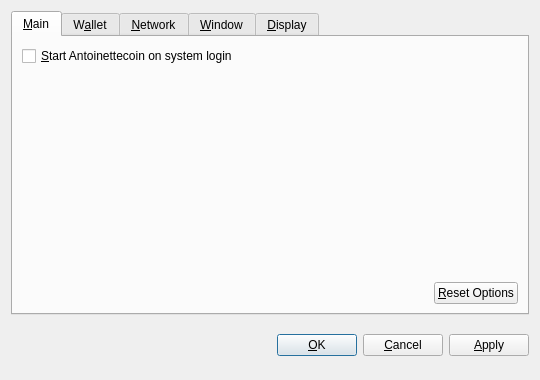
<?xml version="1.0" encoding="UTF-8"?>
<ui version="4.0">
 <class>OptionsDialog</class>
 <widget class="QDialog" name="OptionsDialog">
  <property name="geometry">
   <rect>
    <x>0</x>
    <y>0</y>
    <width>540</width>
    <height>380</height>
   </rect>
  </property>
  <property name="windowTitle">
   <string>Options</string>
  </property>
  <property name="modal">
   <bool>true</bool>
  </property>
  <layout class="QVBoxLayout" name="verticalLayout">
   <item>
    <widget class="QTabWidget" name="tabWidget">
     <property name="tabPosition">
      <enum>QTabWidget::North</enum>
     </property>
     <property name="currentIndex">
      <number>0</number>
     </property>
     <widget class="QWidget" name="tabMain">
      <attribute name="title">
       <string>&amp;Main</string>
      </attribute>
      <layout class="QVBoxLayout" name="verticalLayout_Main">
       <item>
        <widget class="QCheckBox" name="bitcoinAtStartup">
         <property name="toolTip">
          <string>Automatically start Antoinettecoin after logging in to the system.</string>
         </property>
         <property name="text">
          <string>&amp;Start Antoinettecoin on system login</string>
         </property>
        </widget>
       </item>
       <item>
        <spacer name="verticalSpacer_Main">
         <property name="orientation">
          <enum>Qt::Vertical</enum>
         </property>
         <property name="sizeHint" stdset="0">
          <size>
           <width>20</width>
           <height>40</height>
          </size>
         </property>
        </spacer>
       </item>
       <item>
        <layout class="QHBoxLayout" name="horizontalLayout_2_Main">
         <item>
          <spacer name="horizontalSpacer_2_Main">
           <property name="orientation">
            <enum>Qt::Horizontal</enum>
           </property>
           <property name="sizeHint" stdset="0">
            <size>
             <width>40</width>
             <height>20</height>
            </size>
           </property>
          </spacer>
         </item>
         <item>
          <widget class="QPushButton" name="resetButton">
           <property name="toolTip">
            <string>Reset all client options to default.</string>
           </property>
           <property name="text">
            <string>&amp;Reset Options</string>
           </property>
           <property name="autoDefault">
            <bool>false</bool>
           </property>
          </widget>
         </item>
        </layout>
       </item>
      </layout>
     </widget>
     <widget class="QWidget" name="tabWallet">
      <attribute name="title">
       <string>W&amp;allet</string>
      </attribute>
      <layout class="QVBoxLayout" name="verticalLayout_Network">
       <item>
        <widget class="QLabel" name="transactionFeeInfoLabel">
         <property name="text">
          <string>Optional transaction fee per kB that helps make sure your transactions are processed quickly. Most transactions are 1 kB.</string>
         </property>
         <property name="textFormat">
          <enum>Qt::PlainText</enum>
         </property>
         <property name="wordWrap">
          <bool>true</bool>
         </property>
        </widget>
       </item>
       <item>
        <layout class="QHBoxLayout" name="horizontalLayout_1_Main">
         <item>
          <widget class="QLabel" name="transactionFeeLabel">
           <property name="text">
            <string>Pay transaction &amp;fee</string>
           </property>
           <property name="textFormat">
            <enum>Qt::PlainText</enum>
           </property>
           <property name="buddy">
            <cstring>transactionFee</cstring>
           </property>
          </widget>
         </item>
         <item>
          <widget class="BitcoinAmountField" name="transactionFee"/>
         </item>
         <item>
          <spacer name="horizontalSpacer_1_Main">
           <property name="orientation">
            <enum>Qt::Horizontal</enum>
           </property>
           <property name="sizeHint" stdset="0">
            <size>
             <width>40</width>
             <height>20</height>
            </size>
           </property>
          </spacer>
         </item>
        </layout>
       </item>
       <item>
        <widget class="QLabel" name="label">
         <property name="text">
          <string>If you disable the spending of unconfirmed change, the change from a transaction cannot be used until that transaction has at least one confirmation. This also affects how your balance is computed.</string>
         </property>
         <property name="wordWrap">
          <bool>true</bool>
         </property>
        </widget>
       </item>
       <item>
        <widget class="QCheckBox" name="spendZeroConfChange">
         <property name="text">
          <string>Spend unconfirmed change  (experts only)</string>
         </property>
        </widget>
       </item>
       <item>
        <spacer name="verticalSpacer">
         <property name="orientation">
          <enum>Qt::Vertical</enum>
         </property>
         <property name="sizeHint" stdset="0">
          <size>
           <width>20</width>
           <height>40</height>
          </size>
         </property>
        </spacer>
       </item>
      </layout>
     </widget>
     <widget class="QWidget" name="tabNetwork">
      <attribute name="title">
       <string>&amp;Network</string>
      </attribute>
      <layout class="QVBoxLayout" name="verticalLayout_Network">
       <item>
        <widget class="QCheckBox" name="mapPortUpnp">
         <property name="toolTip">
          <string>Automatically open the Antoinettecoin client port on the router. This only works when your router supports UPnP and it is enabled.</string>
         </property>
         <property name="text">
          <string>Map port using &amp;UPnP</string>
         </property>
        </widget>
       </item>
       <item>
        <widget class="QCheckBox" name="connectSocks">
         <property name="toolTip">
          <string>Connect to the Antoinettecoin network through a SOCKS proxy (e.g. when connecting through Tor).</string>
         </property>
         <property name="text">
          <string>&amp;Connect through SOCKS proxy:</string>
         </property>
        </widget>
       </item>
       <item>
        <layout class="QHBoxLayout" name="horizontalLayout_Network">
         <item>
          <widget class="QLabel" name="proxyIpLabel">
           <property name="text">
            <string>Proxy &amp;IP:</string>
           </property>
           <property name="textFormat">
            <enum>Qt::PlainText</enum>
           </property>
           <property name="buddy">
            <cstring>proxyIp</cstring>
           </property>
          </widget>
         </item>
         <item>
          <widget class="QValidatedLineEdit" name="proxyIp">
           <property name="maximumSize">
            <size>
             <width>140</width>
             <height>16777215</height>
            </size>
           </property>
           <property name="toolTip">
            <string>IP address of the proxy (e.g. 127.0.0.1)</string>
           </property>
          </widget>
         </item>
         <item>
          <widget class="QLabel" name="proxyPortLabel">
           <property name="text">
            <string>&amp;Port:</string>
           </property>
           <property name="textFormat">
            <enum>Qt::PlainText</enum>
           </property>
           <property name="buddy">
            <cstring>proxyPort</cstring>
           </property>
          </widget>
         </item>
         <item>
          <widget class="QLineEdit" name="proxyPort">
           <property name="maximumSize">
            <size>
             <width>55</width>
             <height>16777215</height>
            </size>
           </property>
           <property name="toolTip">
            <string>Port of the proxy (e.g. 9050)</string>
           </property>
          </widget>
         </item>
         <item>
          <widget class="QLabel" name="socksVersionLabel">
           <property name="text">
            <string>SOCKS &amp;Version:</string>
           </property>
           <property name="textFormat">
            <enum>Qt::PlainText</enum>
           </property>
           <property name="buddy">
            <cstring>socksVersion</cstring>
           </property>
          </widget>
         </item>
         <item>
          <widget class="QValueComboBox" name="socksVersion">
           <property name="toolTip">
            <string>SOCKS version of the proxy (e.g. 5)</string>
           </property>
          </widget>
         </item>
         <item>
          <spacer name="horizontalSpacer_Network">
           <property name="orientation">
            <enum>Qt::Horizontal</enum>
           </property>
           <property name="sizeHint" stdset="0">
            <size>
             <width>40</width>
             <height>20</height>
            </size>
           </property>
          </spacer>
         </item>
        </layout>
       </item>
       <item>
        <spacer name="verticalSpacer_Network">
         <property name="orientation">
          <enum>Qt::Vertical</enum>
         </property>
         <property name="sizeHint" stdset="0">
          <size>
           <width>20</width>
           <height>40</height>
          </size>
         </property>
        </spacer>
       </item>
      </layout>
     </widget>
     <widget class="QWidget" name="tabWindow">
      <attribute name="title">
       <string>&amp;Window</string>
      </attribute>
      <layout class="QVBoxLayout" name="verticalLayout_Window">
       <item>
        <widget class="QCheckBox" name="minimizeToTray">
         <property name="toolTip">
          <string>Show only a tray icon after minimizing the window.</string>
         </property>
         <property name="text">
          <string>&amp;Minimize to the tray instead of the taskbar</string>
         </property>
        </widget>
       </item>
       <item>
        <widget class="QCheckBox" name="minimizeOnClose">
         <property name="toolTip">
          <string>Minimize instead of exit the application when the window is closed. When this option is enabled, the application will be closed only after selecting Quit in the menu.</string>
         </property>
         <property name="text">
          <string>M&amp;inimize on close</string>
         </property>
        </widget>
       </item>
       <item>
        <spacer name="verticalSpacer_Window">
         <property name="orientation">
          <enum>Qt::Vertical</enum>
         </property>
         <property name="sizeHint" stdset="0">
          <size>
           <width>20</width>
           <height>40</height>
          </size>
         </property>
        </spacer>
       </item>
      </layout>
     </widget>
     <widget class="QWidget" name="tabDisplay">
      <attribute name="title">
       <string>&amp;Display</string>
      </attribute>
      <layout class="QVBoxLayout" name="verticalLayout_Display">
       <item>
        <layout class="QHBoxLayout" name="horizontalLayout_1_Display">
         <item>
          <widget class="QLabel" name="langLabel">
           <property name="text">
            <string>User Interface &amp;language:</string>
           </property>
           <property name="textFormat">
            <enum>Qt::PlainText</enum>
           </property>
           <property name="buddy">
            <cstring>lang</cstring>
           </property>
          </widget>
         </item>
         <item>
          <widget class="QValueComboBox" name="lang">
           <property name="toolTip">
            <string>The user interface language can be set here. This setting will take effect after restarting Antoinettecoin.</string>
           </property>
          </widget>
         </item>
        </layout>
       </item>
       <item>
        <layout class="QHBoxLayout" name="horizontalLayout_2_Display">
         <item>
          <widget class="QLabel" name="unitLabel">
           <property name="text">
            <string>&amp;Unit to show amounts in:</string>
           </property>
           <property name="textFormat">
            <enum>Qt::PlainText</enum>
           </property>
           <property name="buddy">
            <cstring>unit</cstring>
           </property>
          </widget>
         </item>
         <item>
          <widget class="QValueComboBox" name="unit">
           <property name="toolTip">
            <string>Choose the default subdivision unit to show in the interface and when sending coins.</string>
           </property>
          </widget>
         </item>
        </layout>
       </item>
       <item>
        <widget class="QCheckBox" name="displayAddresses">
         <property name="toolTip">
          <string>Whether to show Antoinettecoin addresses in the transaction list or not.</string>
         </property>
         <property name="text">
          <string>&amp;Display addresses in transaction list</string>
         </property>
        </widget>
       </item>
       <item>
        <widget class="QCheckBox" name="coinControlFeatures">
         <property name="toolTip">
          <string>Whether to show coin control features or not.</string>
         </property>
         <property name="text">
          <string>Display coin &amp;control features (experts only!)</string>
         </property>
        </widget>
       </item>
       <item>
        <spacer name="verticalSpacer_Display">
         <property name="orientation">
          <enum>Qt::Vertical</enum>
         </property>
         <property name="sizeHint" stdset="0">
          <size>
           <width>20</width>
           <height>40</height>
          </size>
         </property>
        </spacer>
       </item>
      </layout>
     </widget>
    </widget>
   </item>
   <item>
    <layout class="QHBoxLayout" name="horizontalLayout_Buttons">
     <item>
      <spacer name="horizontalSpacer_1">
       <property name="orientation">
        <enum>Qt::Horizontal</enum>
       </property>
       <property name="sizeHint" stdset="0">
        <size>
         <width>40</width>
         <height>48</height>
        </size>
       </property>
      </spacer>
     </item>
     <item>
      <widget class="QLabel" name="statusLabel">
       <property name="font">
        <font>
         <weight>75</weight>
         <bold>true</bold>
        </font>
       </property>
       <property name="text">
        <string/>
       </property>
       <property name="textFormat">
        <enum>Qt::PlainText</enum>
       </property>
       <property name="wordWrap">
        <bool>true</bool>
       </property>
      </widget>
     </item>
     <item>
      <spacer name="horizontalSpacer_2">
       <property name="orientation">
        <enum>Qt::Horizontal</enum>
       </property>
       <property name="sizeHint" stdset="0">
        <size>
         <width>40</width>
         <height>48</height>
        </size>
       </property>
      </spacer>
     </item>
     <item>
      <widget class="QPushButton" name="okButton">
       <property name="text">
        <string>&amp;OK</string>
       </property>
      </widget>
     </item>
     <item>
      <widget class="QPushButton" name="cancelButton">
       <property name="text">
        <string>&amp;Cancel</string>
       </property>
       <property name="autoDefault">
        <bool>false</bool>
       </property>
      </widget>
     </item>
     <item>
      <widget class="QPushButton" name="applyButton">
       <property name="text">
        <string>&amp;Apply</string>
       </property>
       <property name="autoDefault">
        <bool>false</bool>
       </property>
      </widget>
     </item>
    </layout>
   </item>
  </layout>
 </widget>
 <customwidgets>
  <customwidget>
   <class>BitcoinAmountField</class>
   <extends>QSpinBox</extends>
   <header>bitcoinamountfield.h</header>
  </customwidget>
  <customwidget>
   <class>QValueComboBox</class>
   <extends>QComboBox</extends>
   <header>qvaluecombobox.h</header>
  </customwidget>
  <customwidget>
   <class>QValidatedLineEdit</class>
   <extends>QLineEdit</extends>
   <header>qvalidatedlineedit.h</header>
  </customwidget>
 </customwidgets>
 <resources/>
 <connections/>
</ui>
